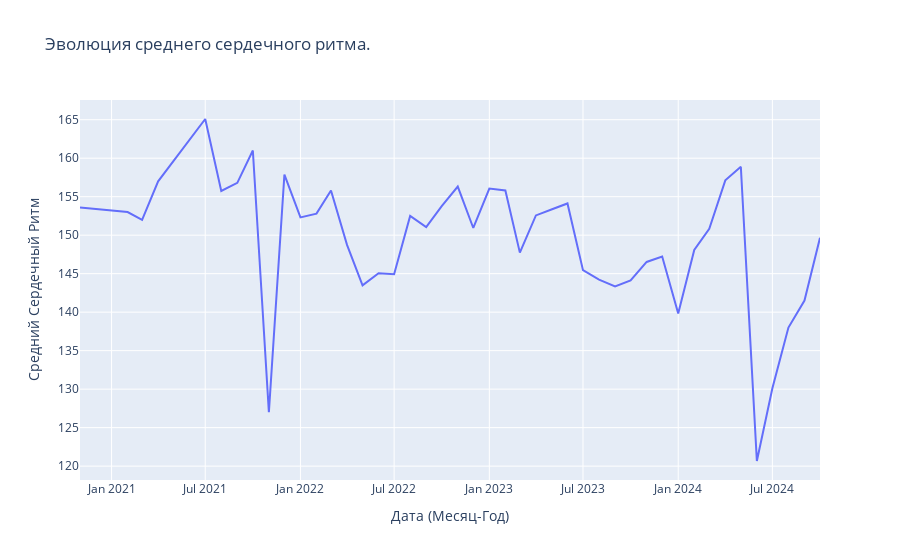

The notebook cell saved with this chart:
### Code cell
import plotly.express as px

fig = px.line(df_new, x="MonthYear", 
              y="Avg HR", 
              title='Эволюция среднего сердечного ритма.',
              labels = {
                  "MonthYear":"Дата (Месяц-Год)",
                  "Avg HR" : "Средний Сердечный Ритм"
              })
fig.show()

### Figure 1 — Plotly figure (JSON) as saved in the notebook; plotly's stock layout.template omitted (floating-point values rounded to 4 significant figures)
{"data": [{"hovertemplate": "Дата (Месяц-Год)=%{x}<br>Средний Сердечный Ритм=%{y}<extra></extra>", "legendgroup": "", "line": {"color": "#636efa", "dash": "solid"}, "marker": {"symbol": "circle"}, "mode": "lines", "name": "", "orientation": "v", "showlegend": false, "type": "scatter", "x": ["2020-11-01T00:00:00", "2021-02-01T00:00:00", "2021-03-01T00:00:00", "2021-04-01T00:00:00", "2021-07-01T00:00:00", "2021-08-01T00:00:00", "2021-09-01T00:00:00", "2021-10-01T00:00:00", "2021-11-01T00:00:00", "2021-12-01T00:00:00", "2022-01-01T00:00:00", "2022-02-01T00:00:00", "2022-03-01T00:00:00", "2022-04-01T00:00:00", "2022-05-01T00:00:00", "2022-06-01T00:00:00", "2022-07-01T00:00:00", "2022-08-01T00:00:00", "2022-09-01T00:00:00", "2022-10-01T00:00:00", "2022-11-01T00:00:00", "2022-12-01T00:00:00", "2023-01-01T00:00:00", "2023-02-01T00:00:00", "2023-03-01T00:00:00", "2023-04-01T00:00:00", "2023-05-01T00:00:00", "2023-06-01T00:00:00", "2023-07-01T00:00:00", "2023-08-01T00:00:00", "2023-09-01T00:00:00", "2023-10-01T00:00:00", "2023-11-01T00:00:00", "2023-12-01T00:00:00", "2024-01-01T00:00:00", "2024-02-01T00:00:00", "2024-03-01T00:00:00", "2024-04-01T00:00:00", "2024-05-01T00:00:00", "2024-06-01T00:00:00", "2024-07-01T00:00:00", "2024-08-01T00:00:00", "2024-09-01T00:00:00", "2024-10-01T00:00:00"], "xaxis": "x", "y": [153.6, 153, 152, 157, 165.1, 155.8, 156.8, 161, 127, 157.9, 152.3, 152.8, 155.8, 148.7, 143.5, 145.0, 144.9, 152.5, 151.0, 153.8, 156.3, 150.9, 156.1, 155.8, 147.7, 152.6, 153.3, 154.1, 145.5, 144.2, 143.3, 144.1, 146.5, 147.2, 139.8, 148.1, 150.8, 157.1, 158.9, 120.7, 130.1, 138, 141.5, 149.7], "yaxis": "y"}], "layout": {"legend": {"tracegroupgap": 0}, "title": {"text": "Эволюция среднего сердечного ритма."}, "xaxis": {"anchor": "y", "domain": [0, 1], "title": {"text": "Дата (Месяц-Год)"}}, "yaxis": {"anchor": "x", "domain": [0, 1], "title": {"text": "Средний Сердечный Ритм"}}}}
